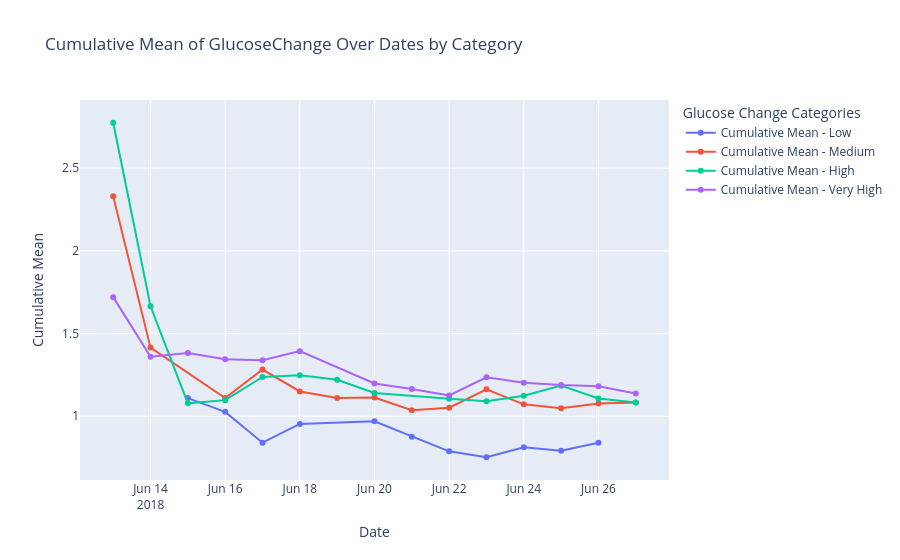

The code cell stored with this chart in its notebook:
### Code cell
def plot_multiple_cumulative_means(data_dict):
    fig = go.Figure()
    
    for label, data in data_dict.items():
        unique_dates = sorted(data['Timestamp'].dt.date.unique())
        cumulative_means = []
        
        for i in range(len(unique_dates)):
            current_data = data[data['Timestamp'].dt.date <= unique_dates[i]]
            mean = current_data['GlucoseChange'].mean()
            cumulative_means.append(mean)
        
        fig.add_trace(go.Scatter(
            x=unique_dates,
            y=cumulative_means,
            mode='lines+markers',
            name=f'Cumulative Mean - {label}'
        ))
    
    fig.update_layout(
        title="Cumulative Mean of GlucoseChange Over Dates by Category",
        xaxis_title="Date",
        yaxis_title="Cumulative Mean",
        legend_title="Glucose Change Categories"
    )
    
    fig.show()
    
data_dict = {
    "Low": actgluco_low,
    "Medium": actgluco_medium,
    "High": actgluco_high,
    "Very High": actgluco_very_high
}

plot_multiple_cumulative_means(data_dict)

### Figure 1 — Plotly figure (JSON) as saved in the notebook; plotly's stock layout.template omitted (floating-point values rounded to 4 significant figures)
{"data": [{"mode": "lines+markers", "name": "Cumulative Mean - Low", "type": "scatter", "x": ["2018-06-15", "2018-06-16", "2018-06-17", "2018-06-18", "2018-06-20", "2018-06-21", "2018-06-22", "2018-06-23", "2018-06-24", "2018-06-25", "2018-06-26"], "y": [1.11, 1.027, 0.8404, 0.9536, 0.9694, 0.8769, 0.7881, 0.7523, 0.8134, 0.7918, 0.8404]}, {"mode": "lines+markers", "name": "Cumulative Mean - Medium", "type": "scatter", "x": ["2018-06-13", "2018-06-14", "2018-06-16", "2018-06-17", "2018-06-18", "2018-06-19", "2018-06-20", "2018-06-21", "2018-06-22", "2018-06-23", "2018-06-24", "2018-06-25", "2018-06-26", "2018-06-27"], "y": [2.331, 1.415, 1.11, 1.283, 1.15, 1.11, 1.114, 1.037, 1.052, 1.163, 1.072, 1.049, 1.078, 1.084]}, {"mode": "lines+markers", "name": "Cumulative Mean - High", "type": "scatter", "x": ["2018-06-13", "2018-06-14", "2018-06-15", "2018-06-16", "2018-06-17", "2018-06-18", "2018-06-19", "2018-06-20", "2018-06-22", "2018-06-23", "2018-06-24", "2018-06-25", "2018-06-26", "2018-06-27"], "y": [2.775, 1.665, 1.078, 1.098, 1.238, 1.249, 1.221, 1.141, 1.107, 1.091, 1.124, 1.185, 1.108, 1.084]}, {"mode": "lines+markers", "name": "Cumulative Mean - Very High", "type": "scatter", "x": ["2018-06-13", "2018-06-14", "2018-06-15", "2018-06-16", "2018-06-17", "2018-06-18", "2018-06-20", "2018-06-21", "2018-06-22", "2018-06-23", "2018-06-24", "2018-06-25", "2018-06-26", "2018-06-27"], "y": [1.72, 1.36, 1.382, 1.345, 1.339, 1.394, 1.199, 1.165, 1.126, 1.236, 1.203, 1.189, 1.182, 1.138]}], "layout": {"legend": {"title": {"text": "Glucose Change Categories"}}, "title": {"text": "Cumulative Mean of GlucoseChange Over Dates by Category"}, "xaxis": {"title": {"text": "Date"}}, "yaxis": {"title": {"text": "Cumulative Mean"}}}}
